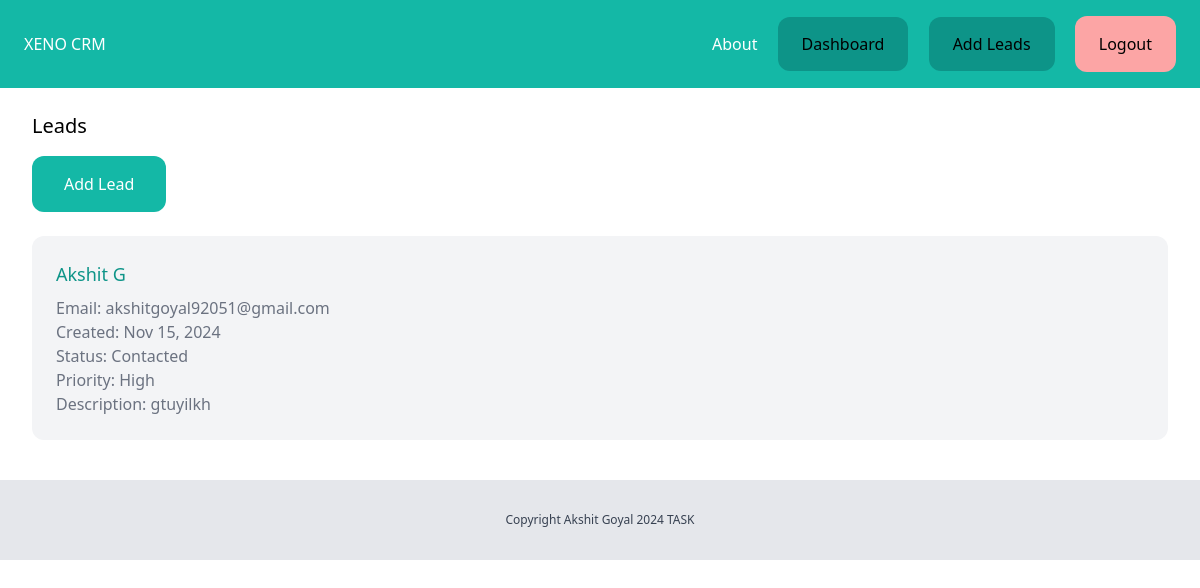
/leads/ (signed in), run on an earlier commit of the app's database.
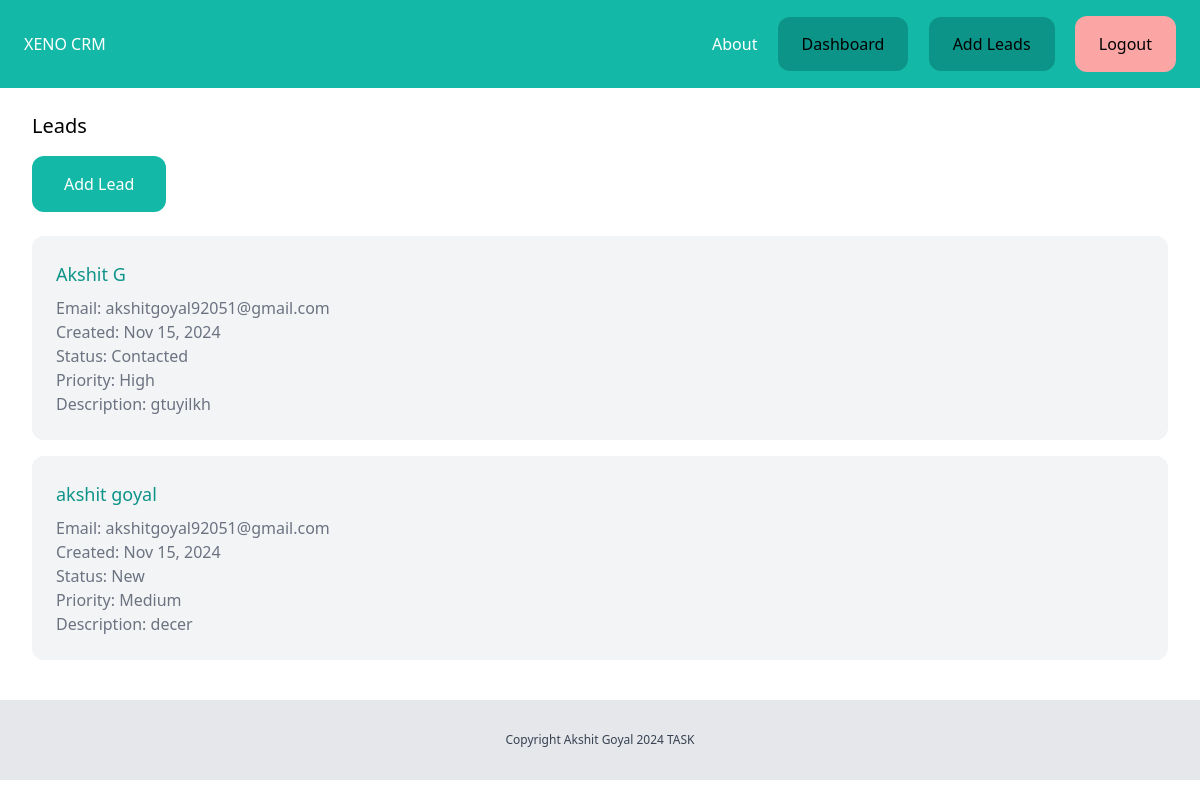
And on a later commit of the database.
### lead/models.py (models this page shows, shortened)
class Lead(models.Model):
    LOW = 'low'
    MEDIUM = 'medium'
    HIGH = 'high'
    CHOICES_PRIORITY = (
        (LOW, 'Low'),
        (MEDIUM, 'Medium'),
        (HIGH, 'High'),
    )
    NEW = 'new'
    CONTACTED = 'contacted'
    WON = 'won'
    LOST = 'lost'
    CHOICES_STATUS = (
        (NEW, 'New'),
        (CONTACTED, 'Contacted'),
        (WON, 'Won'),
        (LOST, 'Lost'),
    )
    status = models.CharField(max_length=10, choices=CHOICES_STATUS,default=NEW)
    priority = models.CharField(max_length=10, choices=CHOICES_PRIORITY,default=MEDIUM)
    created_by = models.ForeignKey(User, related_name='leads', on_delete=models.CASCADE)
    created_at = models.DateTimeField(auto_now_add=True)
    modified_at = models.DateTimeField(auto_now=True)
    name = models.CharField(max_length=255)
    email = models.EmailField()
    description = models.TextField(blank=True, null=True)

### lead/views.py (the view)
# urls.py: path('', views.leads_list, name='leads_list'),
@login_required
def leads_list(request):
    leads = Lead.objects.filter(created_by=request.user)
    return render(request, 'lead/leads_list.html', {'leads': leads})

### lead/templates/lead/leads_list.html (shortened to what this page needs)
{% extends 'core/base.html' %}
{% block content %}
    <div class="py-6 px-8">
        <h1 class="mb-4 text-xl">Leads</h1>
        <a href="{% url 'add_lead' %}" class="inline-block mb-6 py-4 px-8 bg-teal-500 text-white rounded-xl">Add Lead</a>
        {% if leads %}
            {% for lead in leads %}
                <div class="mb-4 p-6 bg-gray-100 rounded-xl">
                    <h3 class="mb-2 text-lg"><a href="{% url 'leads_detail' lead.id %}" class="text-teal-600 hover:text-teal-800">{{ lead.name }}</a></h3>
                    <p class="text-gray-500">Email: {{ lead.email }}</p>
                    <p class="text-gray-500">Created: {{ lead.created_at|date:"M d, Y" }}</p>
                    <p class="text-gray-500">Status: {{ lead.get_status_display }}</p>
                    <p class="text-gray-500">Priority: {{ lead.get_priority_display }}</p>
                    {% if lead.description %}
                        <p class="text-gray-500">Description: {{ lead.description }}</p>
                    {% endif %}
                </div>
            {% endfor %}
        {% else %}
            <p class="text-gray-500">No leads found.</p>
        {% endif %}
    </div>
{% endblock %}

What changed in the data, as far as the page shows it:
added Lead: name "akshit goyal", email "akshitgoyal92051@gmail.com", created_at "Nov 15, 2024", status "New", priority "Medium", description "decer"
